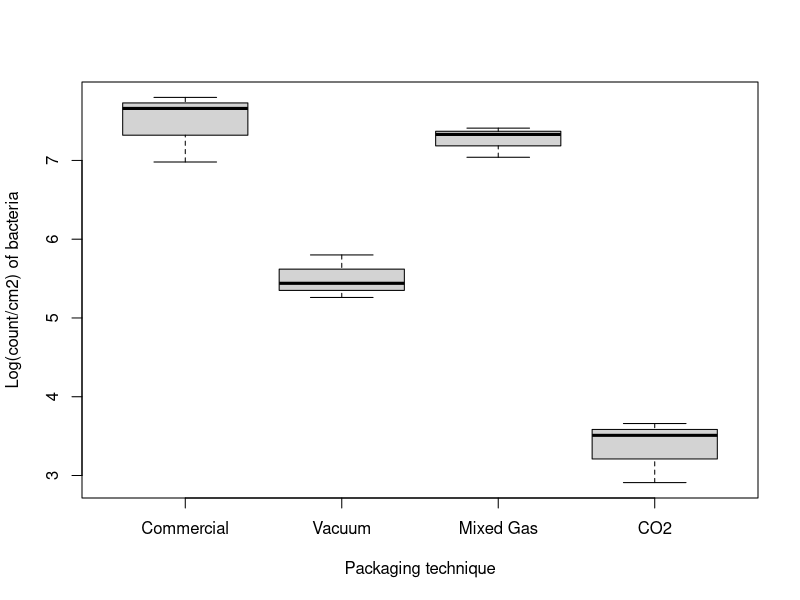

Source code (R):
library(tibble)

options(digits=6)

# Read in the data
meat_packing <- tribble(
~Steak, ~Treatment, ~Count,
1, 1, 7.66,
6, 1, 6.98, 
7, 1, 7.8, 
12, 2, 5.26, 
5, 2, 5.44, 
3, 2, 5.8, 
10, 3, 7.41, 
9, 3, 7.33 ,
2, 3, 7.04, 
8, 4, 3.51,
4, 4, 2.91,
11, 4, 3.66
)

# Create a factor variable from treatment
meat_packing$fTreatment <- factor(meat_packing$Treatment, levels=1:4, labels=c("Commercial", "Vacuum", "Mixed Gas", "CO2"))

# Create a boxplot of log bacterial counts by packaging technique
# x-axis: treatment type, y-axis: log(count/cm²) of bacteria
boxplot(Count ~ fTreatment, data=meat_packing,
            xlab="Packaging technique", ylab="Log(count/cm2) of bacteria")

# Fit a linear model for Count using the factor variable Treatment
# This is equivalent to performing a one-way ANOVA
lm_fit <- lm(Count ~ fTreatment, data=meat_packing)

# Display the ANOVA table for the fitted model
(anova_res <- anova(lm_fit))


#------------------------------------------------------------------------------#
# Compute estimated contrasts and contrast CIs using emmeans package
library(emmeans)

# Compute least-squares means (group means adjusted for design)
(lsmType = lsmeans(lm_fit, ~ fTreatment)) 

# Show treatment factor levels
levels(meat_packing$fTreatment)

# ----------------------------
# Compute the following contrasts:
# 1. Pure CO2 versus gas mixture
# 2. Vacuum versus commercial
# 3. No gas versus added gas
# 4. Commercial packaging to the other three types of packaging

# No Adjustment
summary(contrast(lsmType, 
                 list(`T3-T4`=c( 0, 0, 1,-1),
                      `T2-T1`=c(-1, 1, 0, 0),
                      `(T1+T3)-(T2+T4)`=c( 1, 1,-1,-1)/2, 
                      `T1-(T2+T3+T4)`=c( 3,-1,-1, -1)/3),
                 infer = c(TRUE, TRUE),  
                 level = 0.95, 
                 side = "two-sided", adjust="none"))

# Bonferroni Adjustment
summary(contrast(lsmType, 
                 list(`T3-T4`=c( 0, 0, 1,-1),
                      `T2-T1`=c(-1, 1, 0, 0),
                      `(T1+T3)-(T2+T4)`=c( 1, 1,-1,-1)/2, 
                      `T1-(T2+T3+T4)`=c( 3,-1,-1, -1)/3),
                 infer = c(TRUE, TRUE),  
                 level = 0.95, 
                 side = "two-sided", adjust="bonferroni"))

# Scheffe's Adjustment
summary(contrast(lsmType, 
                 list(`T3-T4`=c( 0, 0, 1,-1),
                      `T2-T1`=c(-1, 1, 0, 0),
                      `(T1+T3)-(T2+T4)`=c( 1, 1,-1,-1)/2, 
                      `T1-(T2+T3+T4)`=c( 3,-1,-1, -1)/3),
                 infer = c(TRUE, TRUE),  
                 level = 0.95, 
                 side = "two-sided", adjust="scheffe"))


# ----------------------------
# Pairwise contrasts
#estimate pairwise contrasts with no adjustment
summary(contrast(lsmType, method = "pairwise", adjust="none"), 
infer = c(T, T), level = 0.95, side = "two-sided")

#estimate pairwise contrasts with Tukey's Method
summary(contrast(lsmType, method = "pairwise", adjust = "tukey"), 
infer = c(T, T), level = 0.95, side = "two-sided")

#estimate pairwise contrasts with Bonferroni's Method
summary(contrast(lsmType, method = "pairwise", adjust = "bonferroni"), 
infer = c(T, T), level = 0.95, side = "two-sided")

#estimate pairwise contrasts with Scheffe's Method
summary(contrast(lsmType, method = "pairwise", adjust = "scheffe"), 
infer = c(T, T), level = 0.95, side = "two-sided")
